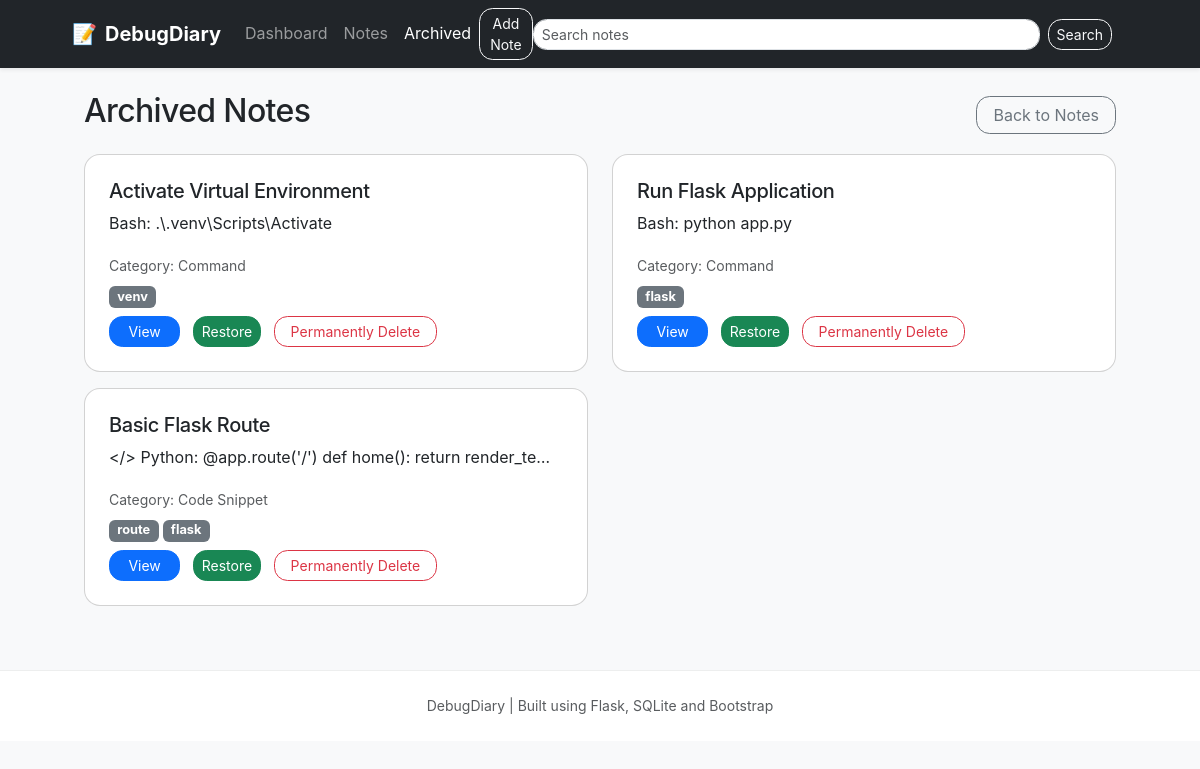
The app's page /archived with its own data.
### tables this page shows
CREATE TABLE notes (id INTEGER PRIMARY KEY AUTOINCREMENT, title TEXT NOT NULL, category TEXT NOT NULL, content TEXT NOT NULL, tags TEXT, date_added TEXT, last_updated TEXT, is_archived INTEGER DEFAULT 0);

### backend/routes.py (the view)
    @app.route('/archived')
    def archived():
        archived_notes = get_archived_notes()
        return render_template('archived.html', notes=archived_notes)

### database/db.py (called while the page is built)
def _get_database_path():
    database_file = current_app.config['DATABASE']
    if os.path.isabs(database_file):
        return database_file
    return os.path.join(current_app.root_path, database_file)

def get_db_connection():
    db_path = _get_database_path()
    connection = sqlite3.connect(db_path)
    connection.row_factory = sqlite3.Row
    return connection

def get_archived_notes():
    connection = get_db_connection()
    cursor = connection.cursor()
    cursor.execute('SELECT * FROM notes WHERE IFNULL(is_archived,0)=1 ORDER BY date_added DESC')
    rows = cursor.fetchall()
    connection.close()
    return [dict(row) for row in rows]

### frontend/templates/archived.html (shortened to what this page needs)
{% extends 'base.html' %}
{% block content %}
<div class="container mt-4">
  <div class="d-flex justify-content-between align-items-center mb-3">
    <h2>Archived Notes</h2>
    <a href="{{ url_for('notes') }}" class="btn btn-outline-secondary">Back to Notes</a>
  </div>
  {% if notes %}
  <div class="row">
    {% for note in notes %}
    <div class="col-md-6">
      <div class="card mb-3">
        <div class="card-body">
          <h5 class="card-title">{{ note.title }}</h5>
          <p class="card-text text-truncate">{{ note.content }}</p>
          <p class="mb-1"><small class="text-muted">Category: {{ note.category }}</small></p>
          <p class="mb-2">{% if note.tags %}{% for t in note.tags.split(',') %}<span class="badge bg-secondary me-1">{{ t }}</span>{% endfor %}{% endif %}</p>
          <a href="{{ url_for('view_note', id=note.id) }}" class="btn btn-sm btn-primary">View</a>
          <a href="{{ url_for('restore_note_route', id=note.id) }}" class="btn btn-sm btn-success ms-2">Restore</a>
          <a href="{{ url_for('permanently_delete_note_route', id=note.id) }}" class="btn btn-sm btn-outline-danger ms-2 permanent-delete-note">Permanently Delete</a>
        </div>
      </div>
    </div>
    {% endfor %}
  </div>
  {% else %}
    <p>No archived notes found.</p>
  {% endif %}
</div>
{% endblock %}

### frontend/static/css/style.css (style rules this page uses)
body { background-color: #f8f9fa; color: #212529; font-family: Inter, system-ui, -apple-system, BlinkMacSystemFont, 'Segoe UI', sans-serif; line-height: 1.6; }
h1, h2, h3, h4, h5, h6 { letter-spacing: -0.02em; }
.card { border-radius: 1rem; }
.card-body { padding: 1.5rem; }
.btn, .btn-outline-primary, .btn-outline-secondary, .btn-outline-danger { border-radius: 0.85rem; }
.btn-primary, .btn-outline-primary { padding-left: 1.15rem; padding-right: 1.15rem; }
.btn-outline-secondary, .btn-outline-danger { padding-left: 1rem; padding-right: 1rem; }
.container { max-width: 1080px; }
.badge { font-size: 0.8rem; }

### records on screen
notes: title "Activate Virtual Environment", content "Bash: .\\.venv\\Scripts\\Activate", category "Command", tags "venv"
notes: title "Run Flask Application", content "Bash: python app.py", category "Command", tags "flask"
notes: title "Basic Flask Route", content "</> Python: @app.route('/') def home(): return render_te…", category "Code Snippet", t "route" "flask"
